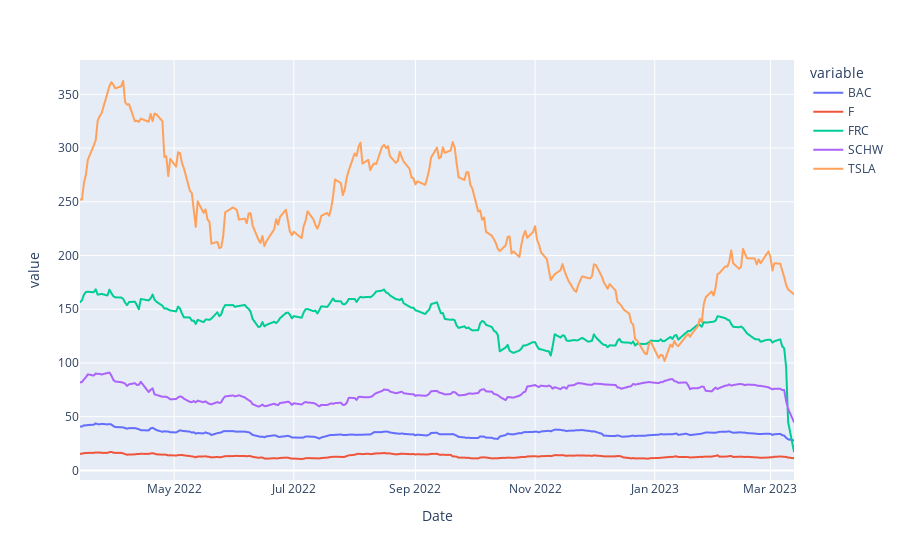

The code cell stored with this chart in its notebook:
### Code cell
low = ticker.Low.to_csv('low.csv')
figure = px.line(ticker.Low)
figure.show()

### Figure 1 — Plotly figure (JSON) as saved in the notebook; plotly's stock layout.template omitted (floating-point values rounded to 4 significant figures; data arrays with more than 128 entries replaced by an {"elided": "..."} marker saying what was removed)
{"data": [{"hovertemplate": "variable=BAC<br>Date=%{x}<br>value=%{y}<extra></extra>", "legendgroup": "BAC", "line": {"color": "#636efa", "dash": "solid"}, "marker": {"symbol": "circle"}, "mode": "lines", "name": "BAC", "showlegend": true, "type": "scattergl", "x": {"elided": "251 str values"}, "xaxis": "x", "y": {"elided": "251 float values"}, "yaxis": "y"}, {"hovertemplate": "variable=F<br>Date=%{x}<br>value=%{y}<extra></extra>", "legendgroup": "F", "line": {"color": "#EF553B", "dash": "solid"}, "marker": {"symbol": "circle"}, "mode": "lines", "name": "F", "showlegend": true, "type": "scattergl", "x": {"elided": "251 str values"}, "xaxis": "x", "y": {"elided": "251 float values"}, "yaxis": "y"}, {"hovertemplate": "variable=FRC<br>Date=%{x}<br>value=%{y}<extra></extra>", "legendgroup": "FRC", "line": {"color": "#00cc96", "dash": "solid"}, "marker": {"symbol": "circle"}, "mode": "lines", "name": "FRC", "showlegend": true, "type": "scattergl", "x": {"elided": "251 str values"}, "xaxis": "x", "y": {"elided": "251 float values"}, "yaxis": "y"}, {"hovertemplate": "variable=SCHW<br>Date=%{x}<br>value=%{y}<extra></extra>", "legendgroup": "SCHW", "line": {"color": "#ab63fa", "dash": "solid"}, "marker": {"symbol": "circle"}, "mode": "lines", "name": "SCHW", "showlegend": true, "type": "scattergl", "x": {"elided": "251 str values"}, "xaxis": "x", "y": {"elided": "251 float values"}, "yaxis": "y"}, {"hovertemplate": "variable=TSLA<br>Date=%{x}<br>value=%{y}<extra></extra>", "legendgroup": "TSLA", "line": {"color": "#FFA15A", "dash": "solid"}, "marker": {"symbol": "circle"}, "mode": "lines", "name": "TSLA", "showlegend": true, "type": "scattergl", "x": {"elided": "251 str values"}, "xaxis": "x", "y": {"elided": "251 float values"}, "yaxis": "y"}], "layout": {"legend": {"title": {"text": "variable"}, "tracegroupgap": 0}, "margin": {"t": 60}, "xaxis": {"anchor": "y", "domain": [0, 1], "title": {"text": "Date"}}, "yaxis": {"anchor": "x", "domain": [0, 1], "title": {"text": "value"}}}}
